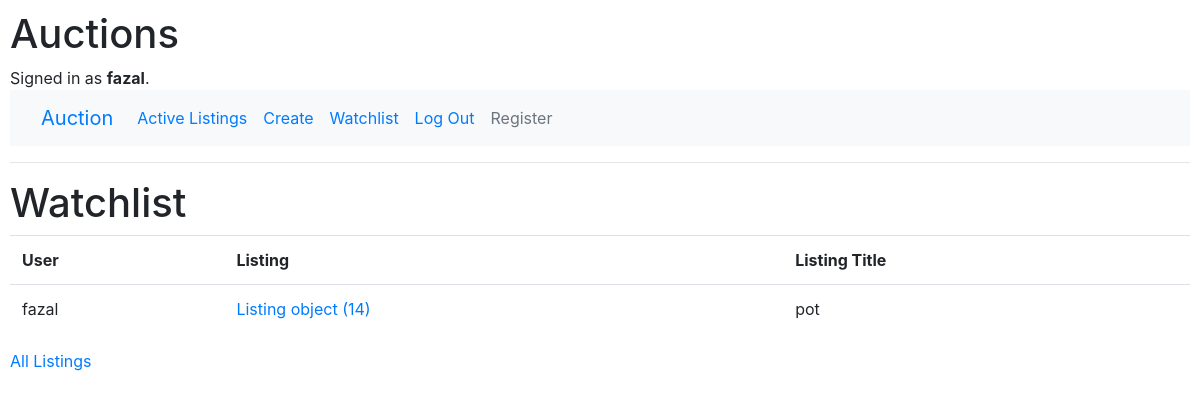
The app's page /watchlist (signed in) with its own data.
### auctions/models.py (models this page shows)
class User(AbstractUser):
    pass

class Watchlist(models.Model):
    user = models.ForeignKey(User, on_delete=models.CASCADE, blank=False, related_name="watchlists", default="")
    listing = models.ForeignKey(Listing, on_delete=models.CASCADE, related_name="watchlists", default="")
    watchlist_bool = models.BooleanField(default=False)

class Listing(models.Model):
    title = models.CharField(max_length=64)
    description = models.CharField(max_length=256)
    starting_bid = models.IntegerField()

### auctions/views.py (the view)
# urls.py: path("watchlist", views.watchlist, name="watchlist")
def watchlist(request):
    return render(request, "auctions/watchlist.html", {
        "watchlist": Watchlist.objects.all()
    })

### auctions/templates/auctions/watchlist.html
{% extends "auctions/layout.html" %}
{% block body %}
    <h1>Watchlist</h1>
    <table class="table">
        <tr>
            <th>User</th>
            <th>Listing</th>
            <th>Listing Title</th>
        </tr>
        {% for item in watchlist %}
            <tr>
                <td>{{ item.user }}</td>
                <td><a href="{% url 'listing' item.listing.id %}">{{ item.listing }}</a></td>
                <td>{{ item.listing.title }}</td>
            </tr>
        {% endfor %}
    </table>
    <a href="{% url 'index' %}">All Listings</a>
{% endblock %}

### auctions/templates/auctions/layout.html (shortened to what this page needs)
{% load static %}
<!DOCTYPE html>
<html lang="en">
    <head>
        <link rel="stylesheet" href="https://stackpath.bootstrapcdn.com/bootstrap/4.4.1/css/bootstrap.min.css">
        <link href="{% static 'auctions/styles.css' %}" rel="stylesheet">
    </head>
    <body>
        <h1>Auctions</h1>
        <div>
            {% if user.is_authenticated %}
                Signed in as <strong>{{ user.username }}</strong>.
            {% else %}
                Not signed in.
            {% endif %}
        </div>
        <nav class="navbar navbar-expand-lg bg-light">
            <div class="container-fluid">
              <a class="navbar-brand" href="/">Auction</a>
              <div class="collapse navbar-collapse" id="navbarNavAltMarkup">
                <div class="navbar-nav">
                  <a class="nav-link active" aria-current="page" href="{% url 'index' %}">Active Listings</a>
                  {% if user.is_authenticated %}
                    <a class="nav-link" href="{% url 'create' %}">Create</a>
                    <a class="nav-link" href="{% url 'watchlist' %}">Watchlist</a>
                    <a class="nav-link" href="{% url 'logout' %}">Log Out</a>
                    <a class="nav-link disabled">Register</a>
                  {% else %}
                    <a class="nav-link" href="{% url 'register' %}">Register</a>
                    <a class="nav-link" href="{% url 'login' %}">Log In</a>
                    <a class="nav-link disabled" href="{% url 'create' %}">Create</a>
                    <a class="nav-link disabled" href="{% url 'watchlist' %}">Watchlist</a>
                  {% endif %}
                </div>
              </div>
            </div>
        </nav>
        <hr>
        {% block body %}
        {% endblock %}
    </body>
</html>

### auctions/static/auctions/styles.css (style rules this page uses)
body { padding: 10px; }

### records on screen
User: username "fazal"
Watchlist: user "fazal", listing "Listing object (14)", listing "pot"
